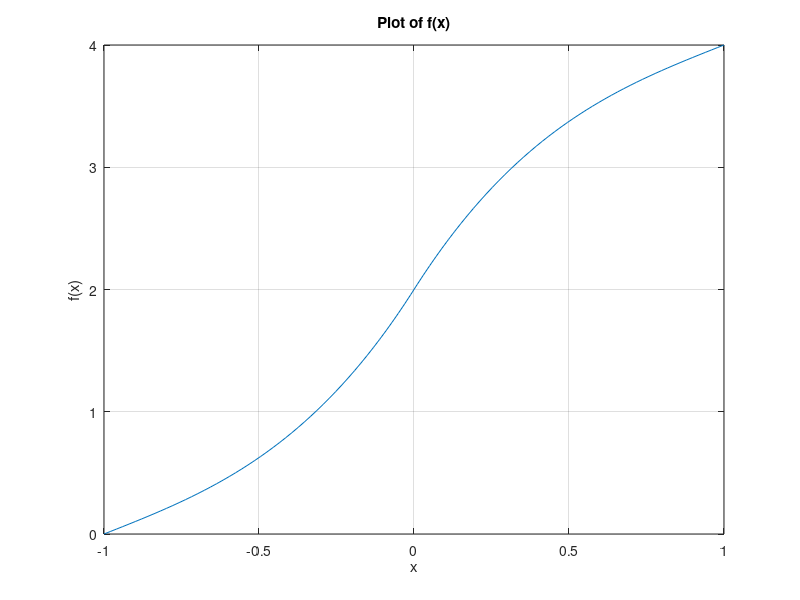

Write MATLAB code to recreate this figure.
% Define the function
f = @(x) ((x + 1) + (x + 1).^3) .* (x >= -1 & x <= 0) + ...
          (4 + (x - 1) + (x - 1).^3) .* (x > 0 & x <= 1);

% Create an array of x values
x = linspace(-1, 1, 100);

% Calculate the resulting function values
y = f(x);

% Plot the function
plot(x, y);
title('Plot of f(x)');
xlabel('x');
ylabel('f(x)');
grid on;

% Save the plot to a file
print('output_47.png', '-dpng');
